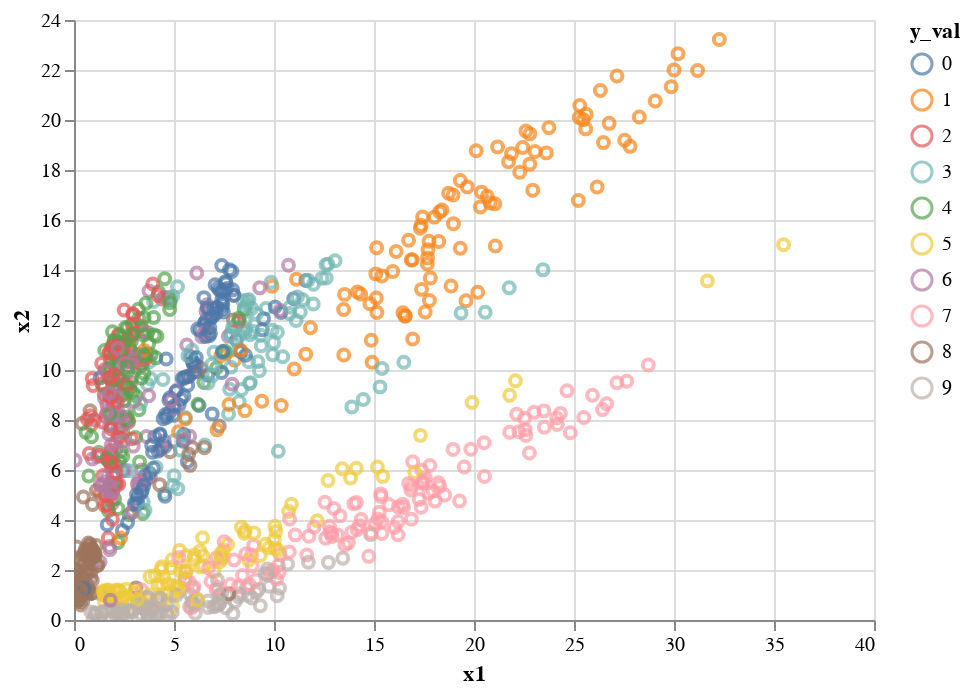

Notebook source saved alongside this figure:
### Code cell
# load an example dataset

data = pdf_clustered
# plot the dataset, referencing dataframe column names
import altair as alt
alt.Chart(data).mark_point().encode(
  x='x1',
  y='x2',
  color='y_val'
).interactive()

### Figure 1 — Vega-Lite specification as saved in the notebook (floating-point values rounded to 4 significant figures; data arrays with more than 128 entries replaced by an {"elided": "..."} marker saying what was removed)
{"config": {"view": {"continuousWidth": 400, "continuousHeight": 300}}, "data": {"name": "data-4f4b770305bff08f2ae78e3d5f5bb817"}, "mark": "point", "encoding": {"color": {"type": "nominal", "field": "y_val"}, "x": {"type": "quantitative", "field": "x1"}, "y": {"type": "quantitative", "field": "x2"}}, "selection": {"selector002": {"type": "interval", "bind": "scales", "encodings": ["x", "y"]}}, "$schema": "https://vega.github.io/schema/vega-lite/v4.8.1.json", "datasets": {"data-4f4b770305bff08f2ae78e3d5f5bb817": {"elided": "1000 records"}}}
